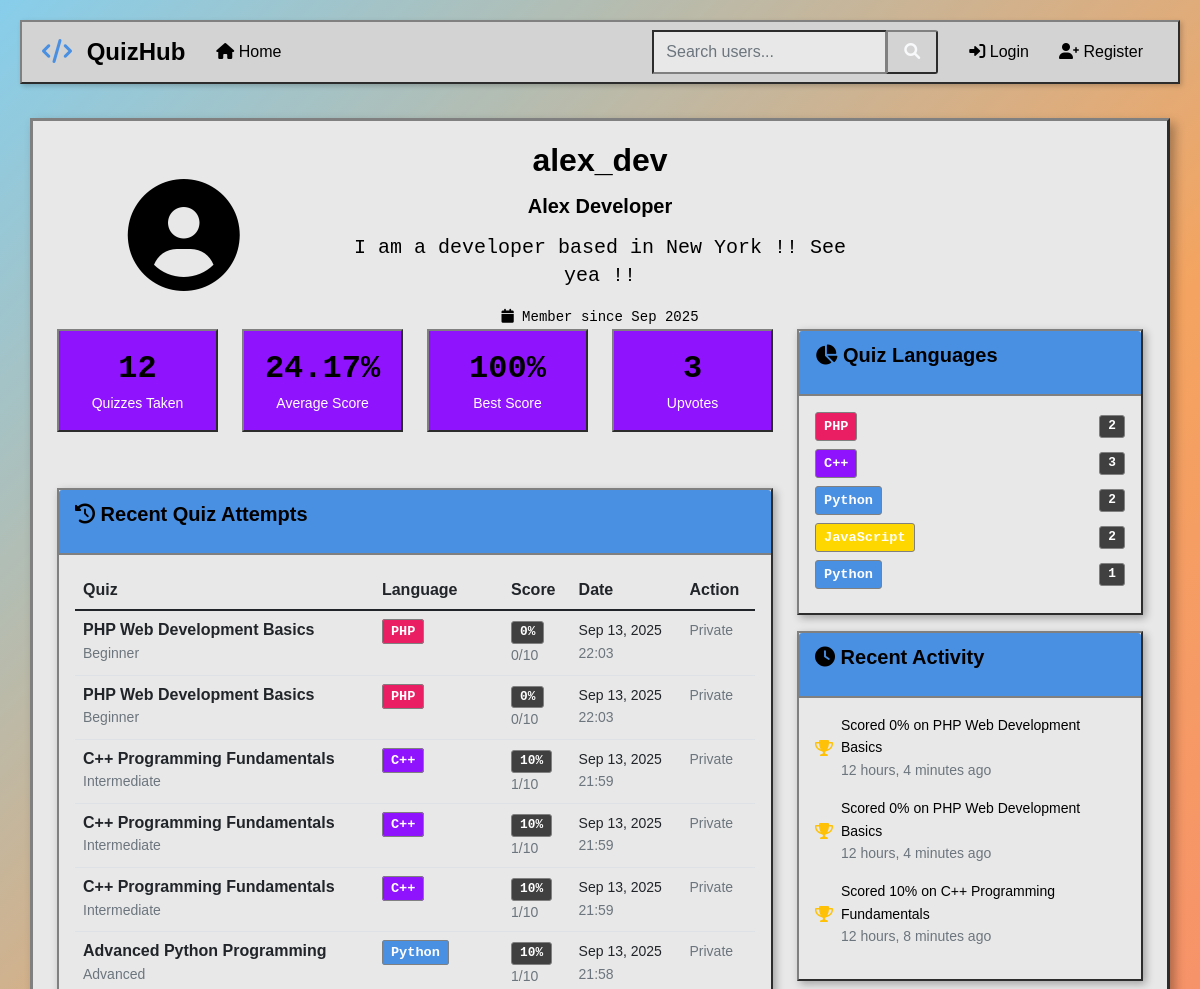
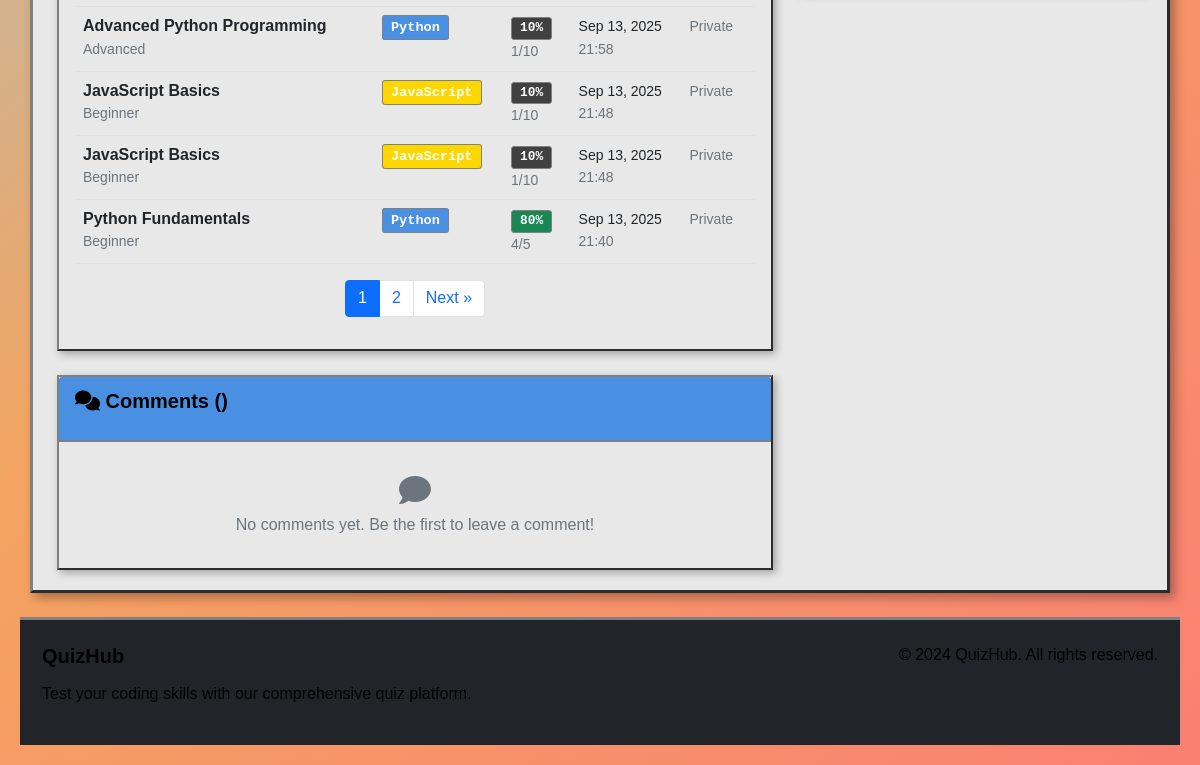
Screenshot of /profiles/profile/alex_dev/ with the database file from the repository (2 pictures, top to bottom).
### accounts/models.py (models this page shows, shortened)
class CustomUser(AbstractUser):
    email = models.EmailField(unique=True)
    date_joined = models.DateTimeField(auto_now_add=True)
    is_verified = models.BooleanField(default=False)

### profiles/models.py (models this page shows, shortened)
class UserProfile(models.Model):
    user = models.OneToOneField(User, on_delete=models.CASCADE, related_name='profile')
    bio = models.TextField(max_length=500, blank=True)
    profile_picture = models.ImageField(upload_to='profile_pics/', blank=True, null=True)
    location = models.CharField(max_length=100, blank=True)
    website = models.URLField(blank=True)
    github_url = models.URLField(blank=True)
    linkedin_url = models.URLField(blank=True)
    total_upvotes = models.IntegerField(default=0)
    created_at = models.DateTimeField(auto_now_add=True)
    updated_at = models.DateTimeField(auto_now=True)
    def get_quiz_stats(self):
        from quizzes.models import QuizAttempt
        attempts = QuizAttempt.objects.filter(user=self.user)
        if attempts.exists():
            total_attempts = attempts.count()
            avg_score = attempts.aggregate(avg_score=models.Avg('score'))['avg_score']
            best_score = attempts.aggregate(max_score=models.Max('score'))['max_score']
            return {
                'total_attempts': total_attempts,
                'average_score': round(avg_score, 2) if avg_score else 0,
                'best_score': best_score or 0
            }
        return {
            'total_attempts': 0,
            'average_score': 0,
            'best_score': 0
        }

### quizzes/models.py (models this page shows, shortened)
class QuizAttempt(models.Model):
    user = models.ForeignKey(User, on_delete=models.CASCADE, related_name='quiz_attempts')
    quiz = models.ForeignKey(Quiz, on_delete=models.CASCADE, related_name='attempts')
    score = models.IntegerField(validators=[MinValueValidator(0), MaxValueValidator(100)])
    total_questions = models.IntegerField()
    correct_answers = models.IntegerField()
    time_taken = models.DurationField(null=True, blank=True)
    completed_at = models.DateTimeField(auto_now_add=True)
    class Meta:
        ordering = ['-completed_at']
        unique_together = ['user', 'quiz', 'completed_at']

class Quiz(models.Model):
    LANGUAGE_CHOICES = [
        ('python', 'Python'),
        ('java', 'Java'),
        ('cpp', 'C++'),
        ('javascript', 'JavaScript'),
        ('c', 'C'),
        ('php', 'PHP'),
        ('ruby', 'Ruby'),
        ('go', 'Go'),
    ]
    title = models.CharField(max_length=200)
    description = models.TextField(blank=True)
    language = models.CharField(max_length=20, choices=LANGUAGE_CHOICES)
    difficulty = models.CharField(max_length=20, choices=[
        ('beginner', 'Beginner'),
        ('intermediate', 'Intermediate'),
        ('advanced', 'Advanced'),
    ], default='beginner')
    created_by = models.ForeignKey(User, on_delete=models.CASCADE, related_name='created_quizzes')
    created_at = models.DateTimeField(auto_now_add=True)
    updated_at = models.DateTimeField(auto_now=True)
    is_active = models.BooleanField(default=True)
    time_limit = models.IntegerField(default=30, help_text="Time limit in minutes")
    class Meta:
        verbose_name_plural = "Quizzes"
        ordering = ['-created_at']

### profiles/views.py (the view)
# urls.py: path('profile/<str:username>/', views.profile_view, name='profile'),
def profile_view(request, username):
    user = get_object_or_404(User, username=username)
    profile, created = UserProfile.objects.get_or_create(user=user)
    quiz_attempts_list = QuizAttempt.objects.filter(user=user).select_related('quiz').order_by('-completed_at')
    attempts_paginator = Paginator(quiz_attempts_list, 10)  # Show 10 attempts per page
    attempts_page_number = request.GET.get('attempts_page')
    quiz_attempts = attempts_paginator.get_page(attempts_page_number)
    comments_list = Comment.objects.filter(profile_owner=user).select_related('commenter').order_by('-created_at')
    comments_paginator = Paginator(comments_list, 5)  # Show 5 comments per page
    comments_page_number = request.GET.get('comments_page')
    comments = comments_paginator.get_page(comments_page_number)
    has_upvoted = False
    if request.user.is_authenticated:
        has_upvoted = Upvote.objects.filter(upvoter=request.user, upvoted_user=user).exists()
    context = {
        'profile_user': user,
        'profile': profile,
        'quiz_attempts': quiz_attempts,
        'comments': comments,
        'has_upvoted': has_upvoted,
        'quiz_stats': profile.get_quiz_stats()
    }
    return render(request, 'profiles/profile.html', context)

### templates/profiles/profile.html (shortened to what this page needs)
{% extends 'base/base.html' %}
{% load static %}
{% block content %}
<div class="profile-header text-center">
    <div class="container">
        <div class="row align-items-center">
            <div class="col-md-3">
                {% if profile.profile_picture %}
                <img src="{{ profile.profile_picture.url }}" alt="{{ profile_user.username }}" class="profile-avatar">
                {% else %}
                <i class="fas fa-user-circle fa-7x"></i>
                {% endif %}
            </div>
            <div class="col-md-6">
                <h2>{{ profile_user.username }}</h2>
                {% if profile_user.first_name or profile_user.last_name %}
                <h5 class="mb-3">{{ profile_user.first_name }} {{ profile_user.last_name }}</h5>
                {% endif %}
                {% if profile.bio %}
                <p class="lead">{{ profile.bio }}</p>
                {% endif %}
                <div class="profile-meta">
                    <small><i class="fas fa-calendar"></i> Member since {{ profile_user.date_joined|date:"M Y" }}</small>
                </div>
            </div>
        </div>
    </div>
</div>
<div class="container">
    <div class="row">
        <div class="col-lg-8">
            <div class="row mb-4">
                <div class="col-md-3 mb-3">
                    <div class="stats-card">
                        <span class="stats-number">{{ quiz_stats.total_attempts }}</span>
                        <small>Quizzes Taken</small>
                    </div>
                </div>
                <div class="col-md-3 mb-3">
                    <div class="stats-card">
                        <span class="stats-number">{{ quiz_stats.average_score }}%</span>
                        <small>Average Score</small>
                    </div>
                </div>
                <div class="col-md-3 mb-3">
                    <div class="stats-card">
                        <span class="stats-number">{{ quiz_stats.best_score }}%</span>
                        <small>Best Score</small>
                    </div>
                </div>
                <div class="col-md-3 mb-3">
                    <div class="stats-card">
                        <span class="stats-number" id="upvoteCount">{{ profile.total_upvotes }}</span>
                        <small>Upvotes</small>
                    </div>
                </div>
            </div>
            <div class="card mb-4">
                <div class="card-header">
                    <h5><i class="fas fa-history"></i> Recent Quiz Attempts</h5>
                </div>
                <div class="card-body">
                    {% if quiz_attempts %}
                    <div class="table-responsive">
                        <table class="table">
                            <thead>
                                <tr>
                                    <th>Quiz</th>
                                    <th>Language</th>
                                    <th>Score</th>
                                    <th>Date</th>
                                    <th>Action</th>
                                </tr>
                            </thead>
                            <tbody>
                                {% for attempt in quiz_attempts %}
                                <tr>
                                    <td>
                                        <strong>{{ attempt.quiz.title }}</strong>
                                        <br>
                                        <small class="text-muted">{{ attempt.quiz.difficulty|title }}</small>
                                    </td>
                                    <td>
                                        <span class="language-badge language-{{ attempt.quiz.language }} text-white">
                                            {{ attempt.quiz.get_language_display }}
                                        </span>
                                    </td>
                                    <td>
                                        <span class="badge {% if attempt.score >= 80 %}bg-success{% elif attempt.score >= 60 %}bg-warning{% else %}bg-secondary{% endif %}">
                                            {{ attempt.score }}%
                                        </span>
                                        <br>
                                        <small class="text-muted">{{ attempt.correct_answers }}/{{ attempt.total_questions }}</small>
                                    </td>
                                    <td>
                                        <small>{{ attempt.completed_at|date:"M d, Y" }}</small>
                                        <br>
                                        <small class="text-muted">{{ attempt.completed_at|time:"H:i" }}</small>
                                    </td>
                                    <td>
                                        {% if user == profile_user or user.is_staff %}
                                        <a href="{% url 'quizzes:quiz_result' attempt.quiz.id attempt.id %}"
                                           class="btn btn-sm btn-outline-primary">
                                            <i class="fas fa-eye"></i> View
                                        </a>
                                        {% else %}
                                        <small class="text-muted">Private</small>
                                        {% endif %}
                                    </td>
                                </tr>
                                {% endfor %}
                            </tbody>
                        </table>
                    </div>
                    {% if quiz_attempts.has_other_pages %}
                    <nav aria-label="Quiz attempts pagination">
                        <ul class="pagination justify-content-center">
                            {% for page_num in quiz_attempts.paginator.page_range %}
                            {% if page_num == quiz_attempts.number %}
                            <li class="page-item active">
                                <span class="page-link">{{ page_num }}</span>
                            </li>
                            {% elif page_num > quiz_attempts.number|add:'-3' and page_num < quiz_attempts.number|add:'3' %}
                            <li class="page-item">
                                <a class="page-link" href="?attempts_page={{ page_num }}{% if request.GET.comments_page %}&comments_page={{ request.GET.comments_page }}{% endif %}">{{ page_num }}</a>
                            </li>
                            {% endif %}
                            {% endfor %}
                            {% if quiz_attempts.has_next %}
                            <li class="page-item">
                                <a class="page-link" href="?attempts_page={{ quiz_attempts.next_page_number }}{% if request.GET.comments_page %}&comments_page={{ request.GET.comments_page }}{% endif %}">Next &raquo;</a>
                            </li>
                            {% endif %}
                        </ul>
                    </nav>
                    {% endif %}
                    {% endif %}
                </div>
            </div>
            <div class="card">
                <div class="card-header">
                    <h5><i class="fas fa-comments"></i> Comments ({{ comments.count }})</h5>
                </div>
                <div class="card-body">
                    <div id="commentsContainer">
                        {% for comment in comments %}
                        <div class="comment" id="comment-{{ comment.id }}">
                            <div class="comment-header">
                                <div class="d-flex justify-content-between align-items-start">
                                    <div>
                                        <strong>
                                            <a href="{% url 'profiles:profile' comment.commenter.username %}" class="text-decoration-none">
                                                {{ comment.commenter.username }}
                                            </a>
                                        </strong>
                                        <small class="comment-meta">
                                            {{ comment.created_at|date:"M d, Y \a\t H:i" }}
                                            {% if comment.is_edited %}
                                            <span class="text-muted">(edited)</span>
                                            {% endif %}
                                        </small>
                                    </div>
                                    {% if user == profile_user %}
                                    <button class="btn btn-sm btn-outline-danger"
                                            onclick="deleteComment({{ comment.id }})">
                                        <i class="fas fa-trash"></i>
                                    </button>
                                    {% endif %}
                                </div>
                            </div>
                            <p class="mb-0">{{ comment.content }}</p>
                        </div>
                        {% empty %}
                        <div class="text-center py-3">
                            <i class="fas fa-comment fa-2x text-muted mb-2"></i>
                            <p class="text-muted mb-0">No comments yet. Be the first to leave a comment!</p>
                        </div>
                        {% endfor %}
                    </div>
                </div>
            </div>
        </div>
        <div class="col-lg-4">
            {% if quiz_attempts %}
            <div class="card mb-3">
                <div class="card-header">
                    <h5><i class="fas fa-chart-pie"></i> Quiz Languages</h5>
                </div>
                <div class="card-body">
                    {% regroup quiz_attempts by quiz.language as language_groups %}
                    {% for language in language_groups %}
                    <div class="d-flex justify-content-between align-items-center mb-2">
                        <span class="language-badge language-{{ language.grouper }} text-white">
                            {{ language.list.0.quiz.get_language_display }}
                        </span>
                        <span class="badge bg-secondary">{{ language.list|length }}</span>
                    </div>
                    {% endfor %}
                </div>
            </div>
            {% endif %}
            <div class="card">
                <div class="card-header">
                    <h5><i class="fas fa-clock"></i> Recent Activity</h5>
                </div>
                <div class="card-body">
                    {% if quiz_attempts %}
                    {% for attempt in quiz_attempts|slice:":3" %}
                    <div class="d-flex align-items-center mb-3">
                        <i class="fas fa-trophy text-warning me-2"></i>
                        <div class="flex-grow-1">
                            <small>
                                Scored {{ attempt.score }}% on {{ attempt.quiz.title }}
                                <br>
                                <span class="text-muted">{{ attempt.completed_at|timesince }} ago</span>
                            </small>
                        </div>
                    </div>
                    {% endfor %}
                    {% else %}
                    <p class="text-muted small">No recent activity</p>
                    {% endif %}
                </div>
            </div>
        </div>
    </div>
</div>
{% endblock %}

### rows the page displays
CustomUser: username "alex_dev", first_name "Alex", last_name "Developer", date_joined "Sep 2025"
UserProfile: bio "I am a developer based in New York !! See yea !!", total_upvotes "3"
QuizAttempt: quiz "PHP Web Development Basics", quiz.difficulty "Beginner", quiz.language "PHP", score "0", correct_answers "0", total_questions "10", completed_at "Sep 13, 2025", completed_at "22:03", list.0.quiz.language "PHP", completed_at "12 hours, 4 minutes"
QuizAttempt: quiz "PHP Web Development Basics", quiz.difficulty "Beginner", quiz.language "PHP", score "0", correct_answers "0", total_questions "10", completed_at "Sep 13, 2025", completed_at "22:03", completed_at "12 hours, 4 minutes"
QuizAttempt: quiz "C++ Programming Fundamentals", quiz.difficulty "Intermediate", quiz.language "C++", score "10", correct_answers "1", total_questions "10", completed_at "Sep 13, 2025", completed_at "21:59", list.0.quiz.language "C++", completed_at "12 hours, 8 minutes"
QuizAttempt: quiz "C++ Programming Fundamentals", quiz.difficulty "Intermediate", quiz.language "C++", score "10", correct_answers "1", total_questions "10", completed_at "Sep 13, 2025", completed_at "21:59"
QuizAttempt: quiz "C++ Programming Fundamentals", quiz.difficulty "Intermediate", quiz.language "C++", score "10", correct_answers "1", total_questions "10", completed_at "Sep 13, 2025", completed_at "21:59"
QuizAttempt: quiz "Advanced Python Programming", quiz.difficulty "Advanced", quiz.language "Python", score "10", correct_answers "1", total_questions "10", completed_at "Sep 13, 2025", completed_at "21:58", list.0.quiz.language "Python"
QuizAttempt: quiz "Advanced Python Programming", quiz.difficulty "Advanced", quiz.language "Python", score "10", correct_answers "1", total_questions "10", completed_at "Sep 13, 2025", completed_at "21:58"
QuizAttempt: quiz "JavaScript Basics", quiz.difficulty "Beginner", quiz.language "JavaScript", score "10", correct_answers "1", total_questions "10", completed_at "Sep 13, 2025", completed_at "21:48", list.0.quiz.language "JavaScript"
QuizAttempt: quiz "JavaScript Basics", quiz.difficulty "Beginner", quiz.language "JavaScript", score "10", correct_answers "1", total_questions "10", completed_at "Sep 13, 2025", completed_at "21:48"
QuizAttempt: quiz "Python Fundamentals", quiz.difficulty "Beginner", quiz.language "Python", score "80", correct_answers "4", total_questions "5", completed_at "Sep 13, 2025", completed_at "21:40", list.0.quiz.language "Python"

### other values shown
{{ quiz_stats.total_attempts }} "12"
{{ quiz_stats.average_score }} "24.17"
{{ quiz_stats.best_score }} "100"
{{ page_num }} "1"
{{ page_num }} "2"
{{ language.list|length }} "2" "3" "2" "2" "1"
